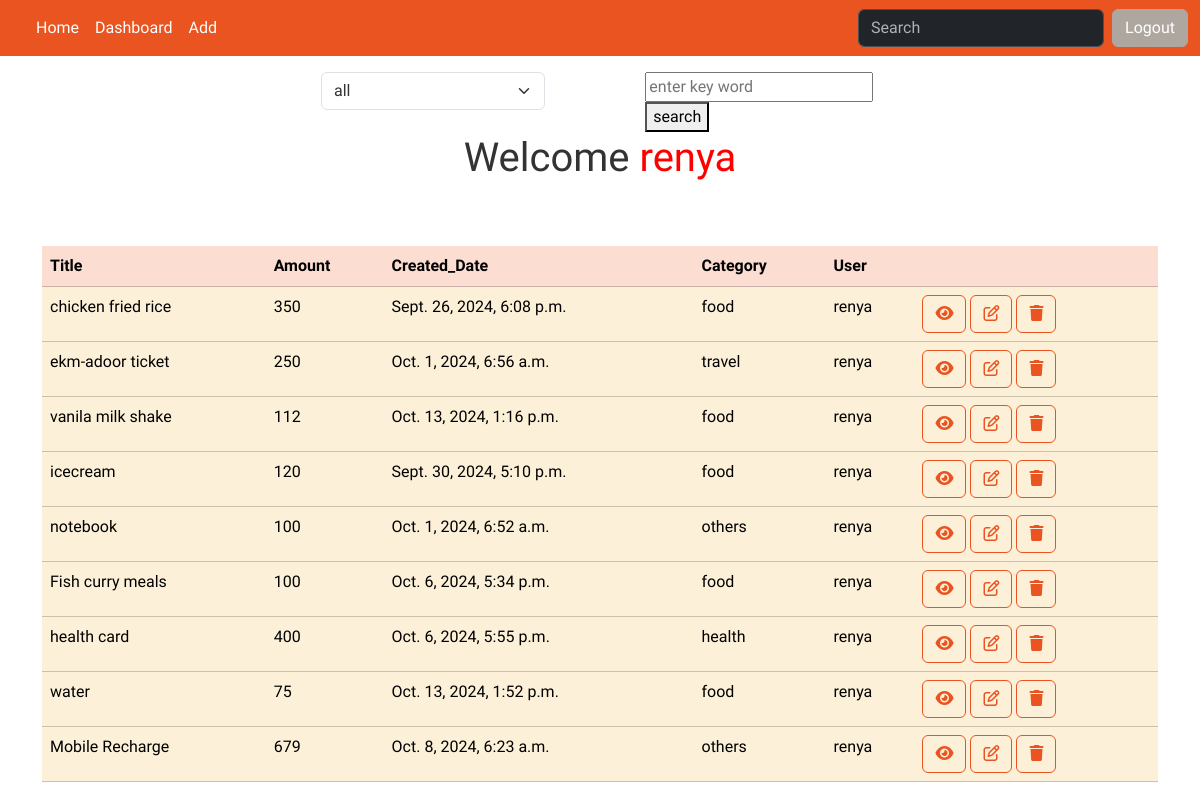
The page /expense/all/ (signed in) on the database its author committed.
### budget/models.py (models this page shows, shortened)
class Expense(models.Model):
    title=models.CharField(max_length=200)
    amount=models.PositiveBigIntegerField()
    created_date=models.DateTimeField(auto_now_add=True)
    category_choices=(
        ("food","food"),
        ("travel","travel"),
        ("health","health"),
        ("others","others")
    )
    category=models.CharField(max_length=200,choices=category_choices,default="others")
    user=models.ForeignKey(User,on_delete=models.CASCADE)

### budget/views.py (the view)
# urls.py: path('expense/all/',views.ExpenseListView.as_view(),name='expense-list'),
@method_decorator(decs,name="dispatch")
class ExpenseListView(View):
    def get(self,request,*args,**kwargs):
        search_text=request.GET.get("search_text")
        selected_category=request.GET.get("category","all")
        if selected_category == "all":
            qs=Expense.objects.filter(user=request.user)
        else:
            qs=Expense.objects.filter(category=selected_category,user=request.user)
        if search_text!=None:
            qs=Expense.objects.filter(user=request.user)
            qs=qs.filter(Q(title__icontains=search_text))   #icontains---search caseinsesitive)
        return render(request,"expense_list.html",{"expenses":qs,"selected":selected_category})

### budget/templates/expense_list.html (shortened to what this page needs)
{%extends 'base.html'%}
{%block main_block%}
<div class="container my-3">
    <div class="w-50 mx-auto d-flex justify-content-between">
        <form action="" style="width: 50%;height: 30px;">
            <select name="category" id="" class="form-select" onchange="this.form.submit()">
                <option value="all" {%if selected == 'all' %} selected {%endif%}>all</option>
            </select>
        </form>
        <form action="" style="width: 70%; height: 30px;padding-left: 100px;">
                <input type="text" placeholder="enter key word" name="search_text">
                <button type="submit">search</button>
        </form>
    </div>
</div>
<h1 class="text-center p-3">Welcome <span style="color:red">{{request.user}}</span></h1>
<div class="container mt-5">
    <div class="row">
        <div class="col-12">
            <table class="table table-stripped">
                <tr class="table-primary">
                    <th>Title</th>
                    <th>Amount</th>
                    <th>Created_Date</th>
                    <th>Category</th>
                    <th>User</th>
                    <th></th>
                </tr>
                {%for ex in expenses %}
                    <tr class="table-warning">
                        <td>{{ex.title}}</td>
                        <td>{{ex.amount}}</td>
                        <td>{{ex.created_date}}</td>
                        <td>{{ex.category}}</td>
                        <td>{{ex.user}}</td>
                        <td>
                            <a href="{%url 'expense-detail' ex.id%}" class="btn btn-outline-primary"><i class="fa-solid fa-eye"></i></a>
                            <a href="{%url 'expense-update' ex.id%}" class="btn btn-outline-primary"><i class="fa-regular fa-pen-to-square"></i></a>
                            <a href="{%url 'expense-delete' ex.id%}" class="btn btn-outline-primary"><i class="fa-solid fa-trash"></i></a>
                        </td>
                    </tr>
                {%endfor%}
            </table>
        </div>
    </div>
</div>
{%endblock%}

### budget/templates/base.html (shortened to what this page needs)
<!DOCTYPE html>
{%load static%}
<html lang="en">
<head>
    <link rel="stylesheet" href="{%static 'css/bootstrap.min(1).css'%}">
</head>
<body>
    <nav class="navbar navbar-expand-lg bg-primary" data-bs-theme="dark">
        <div class="container-fluid">
          <div class="collapse navbar-collapse" id="navbarSupportedContent">
            <ul class="navbar-nav me-auto mb-2 mb-lg-0">
              <li class="nav-item">
                <a class="text-white nav-link active" aria-current="page" href="{%url 'expense-list'%}">Home</a>
              </li>
              <li class="nav-item">
                <a class="text-white nav-link" href="{%url 'expense-summary'%}">Dashboard</a>
              </li>
              <li class="nav-item">
                <a class="text-white nav-link" href="{%url 'expense-add'%}">Add</a>
              </li>
            </ul>
            <form class="d-flex" role="search" action="{%url 'expense-list'%}">
              <input class="form-control me-2" type="search" placeholder="Search" aria-label="Search" name="search_text">
            </form>
            <a href="{%url 'signout'%}" class="btn btn-secondary my-2 my-sm-0" type="submit">Logout</a>
          </div>
        </div>
      </nav>
    {%block main_block%}
    {%endblock%}
</body>
</html>

### rows shown on the page
Expense: title "chicken fried rice", amount "350", created_date "Sept. 26, 2024, 6:08 p.m.", category "food", user "renya"
Expense: title "ekm-adoor ticket", amount "250", created_date "Oct. 1, 2024, 6:56 a.m.", category "travel", user "renya"
Expense: title "vanila milk shake", amount "112", created_date "Oct. 13, 2024, 1:16 p.m.", category "food", user "renya"
Expense: title "icecream", amount "120", created_date "Sept. 30, 2024, 5:10 p.m.", category "food", user "renya"
Expense: title "notebook", amount "100", created_date "Oct. 1, 2024, 6:52 a.m.", category "others", user "renya"
Expense: title "Fish curry meals", amount "100", created_date "Oct. 6, 2024, 5:34 p.m.", category "food", user "renya"
Expense: title "health card", amount "400", created_date "Oct. 6, 2024, 5:55 p.m.", category "health", user "renya"
Expense: title "water", amount "75", created_date "Oct. 13, 2024, 1:52 p.m.", category "food", user "renya"
Expense: title "Mobile Recharge", amount "679", created_date "Oct. 8, 2024, 6:23 a.m.", category "others", user "renya"

### other values the page prints
{{ request.user }} "renya"
